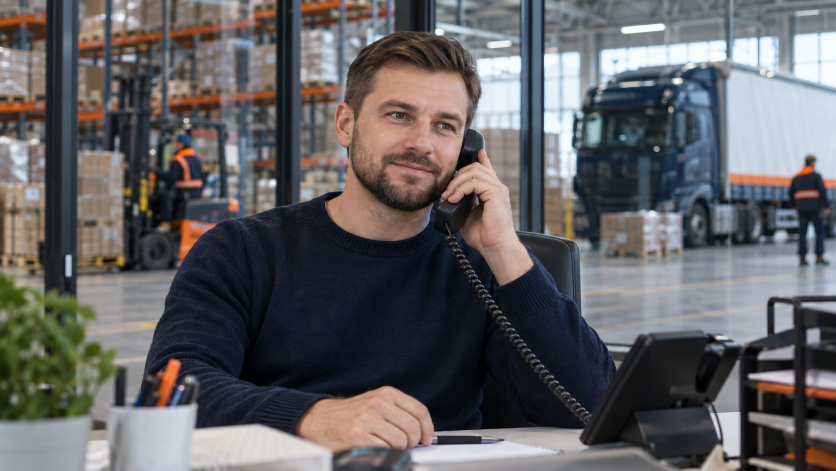
#> input picture assets/rejected/2026-10-05/photos/source/client-manager-original.png, 1672 x 941 px (shown at 1/2 size); its folder holds 4 pictures in this run
$ python photo-sheet.py
#> lines starting #> are read from the running program, lines starting #| are printed output that depends on the picture
from PIL import Image,ImageOps,ImageDraw
from pathlib import Path
root=Path(__file__).resolve().parents[1]
files=sorted((root/'public/images/photos/source').glob('*-original.png'))
out=Image.new('RGB',(1600,4*255),'white');d=ImageDraw.Draw(out)
#> after `out = Image.new('RGB', (1600, 4 * 255), 'white')`: out: PIL image 1600x1020 RGB; every value is 255
for i,p in enumerate(files):
 im=Image.open(p);out.paste(ImageOps.fit(im,(400,225)),((i%4)*400,(i//4)*255));d.text(((i%4)*400+8,(i//4)*255+230),p.stem,fill='black')
#> further down, im is the input picture: PIL image 1672x941 RGB; mean R, G, B 97.8, 96.4, 98.4
#> after `out.paste(ImageOps.fit(im, (400, 225)), (i % 4 * 400, i // 4 * 255))`:
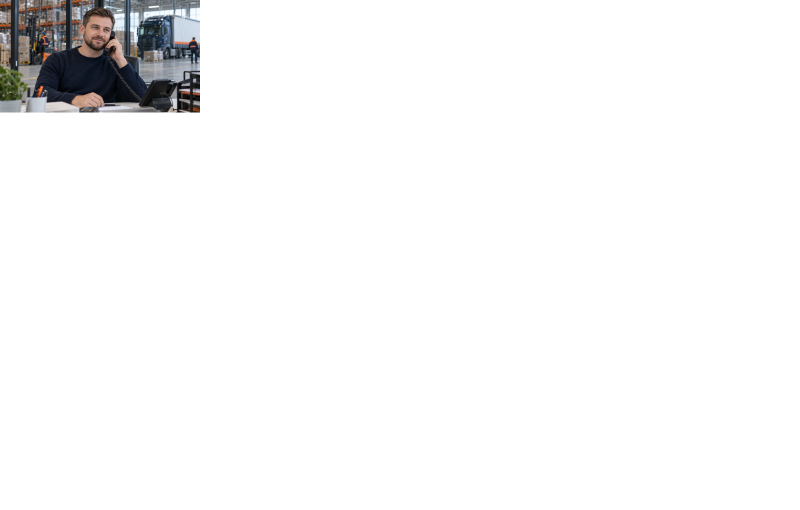
#> out: PIL image 1600x1020 RGB (shown at 1/2 size); mean R, G, B 246.3, 246.3, 246.4
#> pass 2 of the loop `for i,p in enumerate(files):`:
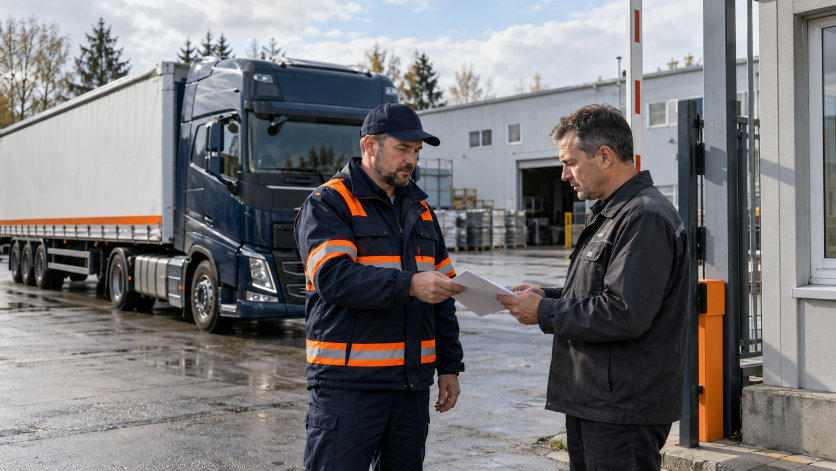
#> input picture assets/rejected/2026-10-05/photos/source/customer-handover-original.png, 1672 x 941 px (shown at 1/2 size)
#> im is the input picture: PIL image 1672x941 RGB; mean R, G, B 119.6, 118.3, 120.1
#> `out.paste(ImageOps.fit(im, (400, 225)), (i % 4 * 400, i // 4 * 255))`:
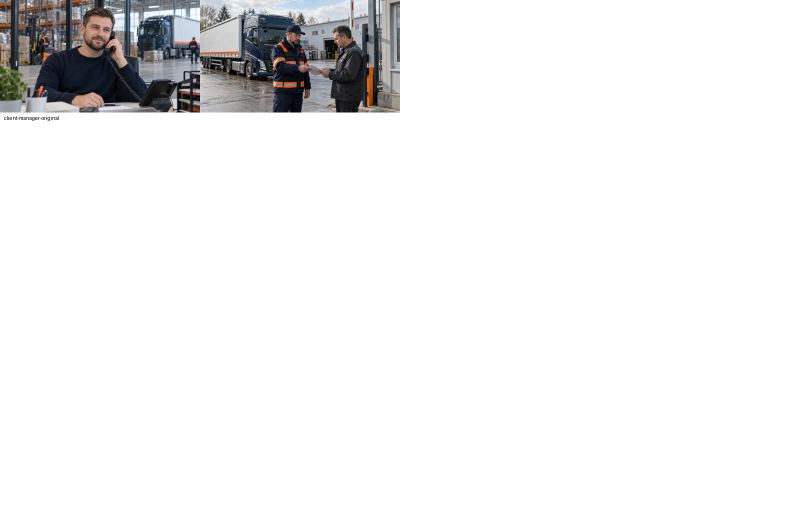
#> out: PIL image 1600x1020 RGB (shown at 1/2 size); mean R, G, B 238.8, 238.7, 238.9
out.save(root/'artifacts/stage-2/originals.jpg')
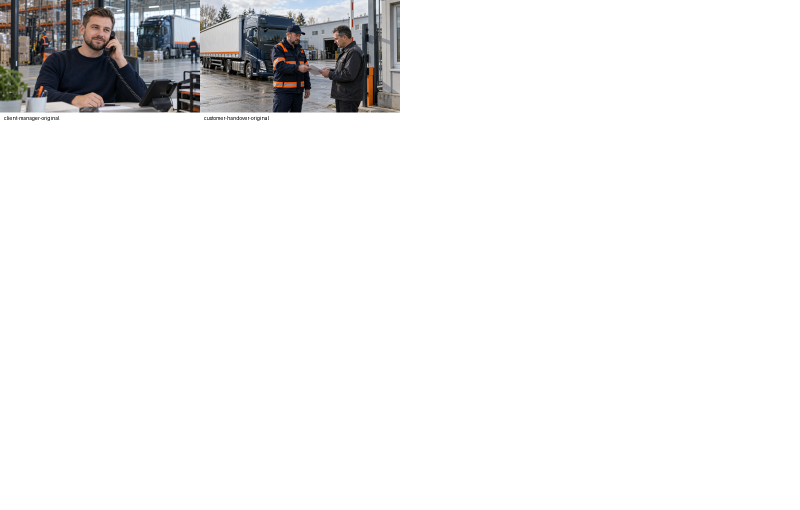
#> saved as originals.jpg: PIL image 1600x1020 RGB (shown at 1/2 size); mean R, G, B 238.8, 238.6, 238.8
